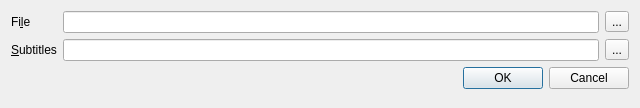
<?xml version="1.0" encoding="UTF-8"?>
<ui version="4.0">
 <class>OpenFileDialog</class>
 <widget class="QDialog" name="OpenFileDialog">
  <property name="geometry">
   <rect>
    <x>0</x>
    <y>0</y>
    <width>640</width>
    <height>108</height>
   </rect>
  </property>
  <property name="windowTitle">
   <string>Dialog</string>
  </property>
  <layout class="QFormLayout" name="formLayout">
   <item row="0" column="0">
    <widget class="QLabel" name="fileLabel">
     <property name="text">
      <string>Fi&amp;le</string>
     </property>
     <property name="buddy">
      <cstring>fileField</cstring>
     </property>
    </widget>
   </item>
   <item row="0" column="1">
    <layout class="QHBoxLayout" name="horizontalLayout">
     <item>
      <widget class="QLineEdit" name="fileField"/>
     </item>
     <item>
      <widget class="QToolButton" name="fileBrowse">
       <property name="text">
        <string>...</string>
       </property>
      </widget>
     </item>
    </layout>
   </item>
   <item row="1" column="0">
    <widget class="QLabel" name="subsLabel">
     <property name="text">
      <string>&amp;Subtitles</string>
     </property>
     <property name="buddy">
      <cstring>subsField</cstring>
     </property>
    </widget>
   </item>
   <item row="1" column="1">
    <layout class="QHBoxLayout" name="horizontalLayout_2">
     <item>
      <widget class="QLineEdit" name="subsField"/>
     </item>
     <item>
      <widget class="QToolButton" name="subsBrowse">
       <property name="text">
        <string>...</string>
       </property>
      </widget>
     </item>
    </layout>
   </item>
   <item row="2" column="0" colspan="2">
    <widget class="QDialogButtonBox" name="buttonBox">
     <property name="focusPolicy">
      <enum>Qt::TabFocus</enum>
     </property>
     <property name="orientation">
      <enum>Qt::Horizontal</enum>
     </property>
     <property name="standardButtons">
      <set>QDialogButtonBox::Cancel|QDialogButtonBox::Ok</set>
     </property>
    </widget>
   </item>
  </layout>
 </widget>
 <tabstops>
  <tabstop>fileField</tabstop>
  <tabstop>fileBrowse</tabstop>
  <tabstop>subsField</tabstop>
  <tabstop>subsBrowse</tabstop>
  <tabstop>buttonBox</tabstop>
 </tabstops>
 <resources/>
 <connections>
  <connection>
   <sender>buttonBox</sender>
   <signal>accepted()</signal>
   <receiver>OpenFileDialog</receiver>
   <slot>accept()</slot>
   <hints>
    <hint type="sourcelabel">
     <x>248</x>
     <y>254</y>
    </hint>
    <hint type="destinationlabel">
     <x>157</x>
     <y>274</y>
    </hint>
   </hints>
  </connection>
  <connection>
   <sender>buttonBox</sender>
   <signal>rejected()</signal>
   <receiver>OpenFileDialog</receiver>
   <slot>reject()</slot>
   <hints>
    <hint type="sourcelabel">
     <x>316</x>
     <y>260</y>
    </hint>
    <hint type="destinationlabel">
     <x>286</x>
     <y>274</y>
    </hint>
   </hints>
  </connection>
 </connections>
</ui>
